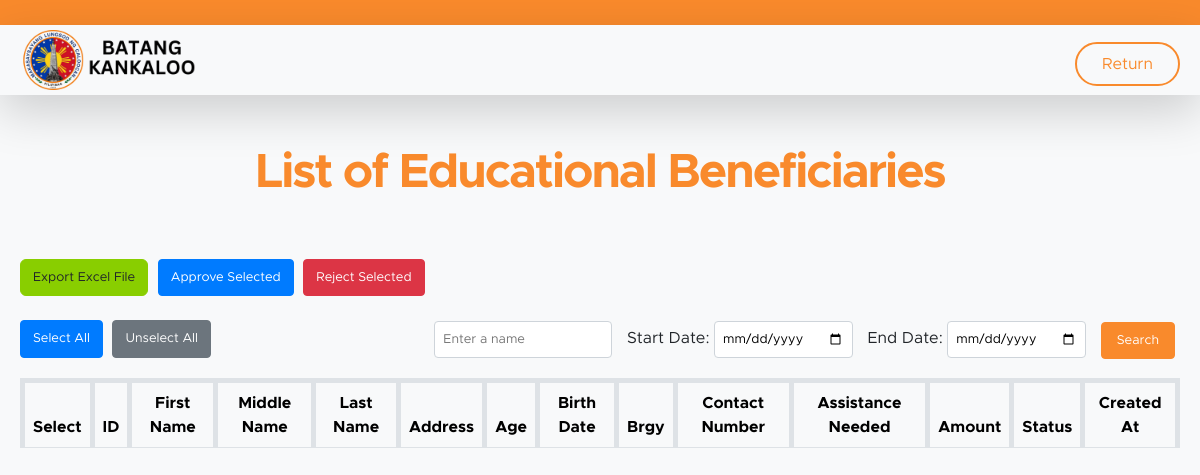
The page /cos/coseducational.php (signed in) on the database as committed earlier.
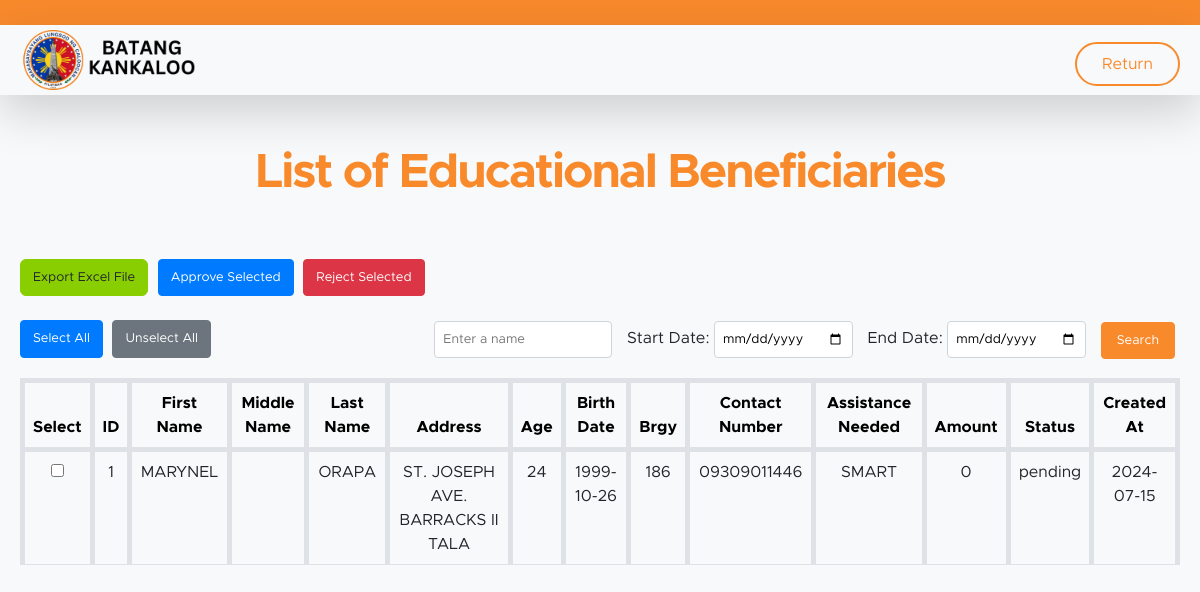
The same page on the database as committed later.
### tables this page shows
CREATE TABLE `educational` (
  `id` int(11) NOT NULL,
  `fname` varchar(100) NOT NULL,
  `mname` varchar(100) NOT NULL,
  `lname` varchar(100) NOT NULL,
  `ename` varchar(10) NOT NULL,
  `fullname` varchar(255) NOT NULL,
  `address` varchar(100) NOT NULL,
  `barangay` varchar(50) NOT NULL,
  `age` int(255) NOT NULL,
  `bday` date NOT NULL,
  `pnumber` varchar(50) NOT NULL,
  `email` varchar(50) NOT NULL,
  `gender` varchar(100) NOT NULL,
  `school` varchar(100) NOT NULL,
  `educational` varchar(50) NOT NULL,
  `estatus` varchar(50) NOT NULL,
  `amount` decimal(65,0) NOT NULL,
  `precinct_num` varchar(50) NOT NULL,
  `datecreated` date NOT NULL
);

### cos/coseducational.php (the view, shortened to what the changed rows need)
<?php
include("../functions.php");
$servername = "localhost";
$username = "root";
$password = "";
$database = "bims_db";
$connection = new mysqli($servername, $username, $password, $database);
if ($_SERVER['REQUEST_METHOD'] == 'POST') {
    $search = isset($_POST['search']) ? $_POST['search'] : '';
    $search = mysqli_real_escape_string($connection, $search);
    $startDate = isset($_POST['start_date']) ? $_POST['start_date'] : '';
    $endDate = isset($_POST['end_date']) ? $_POST['end_date'] : '';
    $dateCondition = "";
    if (!empty($startDate) && !empty($endDate)) {
        $dateCondition = " AND datecreated BETWEEN '$startDate' AND '$endDate'";
    }
    $sql = "SELECT * FROM educational
            WHERE (fname LIKE '%$search%'
            OR mname LIKE '%$search%'
            OR lname LIKE '%$search%')
            $dateCondition";
    $result = $connection->query($sql);
    if (!$result) {
        die("Invalid query: " . $connection->error);
    }
} else {
    $sql = "SELECT * FROM educational";
    $result = $connection->query($sql);
}
?>
<!doctype html>
<html lang="en">
<head>
    <link href="../css/bootstrap.min.css" rel="stylesheet">
    <link href="../css/bootstrap-icons.css" rel="stylesheet">
    <link rel="stylesheet" href="https://cdnjs.cloudflare.com/ajax/libs/font-awesome/6.5.1/css/all.min.css">
    <link href="../css/maincss.css" rel="stylesheet">
    <link href="../css/cos.css" rel="stylesheet">
</head>
<body>
    <section class="section-padding">
        <div class="container">
            <div class="row">
                <div class="col-lg-10 col-12 text-center mx-auto">
                    <h2 class="mb-5"><b>List of Educational Beneficiaries</b></h2>
                </div>
            </div>
        </div>
    </section>
    <div class="container">
        <form action="" method="post">
            <br>
            <table class="table table-hover">
                <thead>
                    <tr>
                        <th>Select</th>
                        <th>ID</th>
                        <th>First Name</th>
                        <th>Middle Name</th>
                        <th>Last Name</th>
                        <th>Address</th>
                        <th>Age</th>
                        <th>Birth Date</th>
                        <th>Brgy</th>
                        <th>Contact Number</th>
                        <th>Assistance Needed</th>
                        <th>Amount</th>
                        <th>Status</th>
                        <th>Created At</th>
                    </tr>
                </thead>
                <tbody>
                    <?php
                    while ($row = $result->fetch_assoc()) {
                        echo "
                        <tr>
                            <td><input type='checkbox' name='selected_ids[]' value='$row[id]'></td>
                            <td>$row[id]</td>
                            <td>$row[fname]</td>
                            <td>$row[mname]</td>
                            <td>$row[lname]</td>
                            <td>$row[address]</td>
                            <td>$row[age]</td>
                            <td>$row[bday]</td>
                            <td>$row[barangay]</td>
                            <td>$row[pnumber]</td>
                            <td>$row[educational]</td>
                            <td>$row[amount]</td>
                            <td>$row[estatus]</td>
                            <td>$row[datecreated]</td>
                        </tr>
                        ";
                    }
                    ?>
                </tbody>
            </table>
        </form>
    </div>
</body>
</html>

Rows that differ between the two databases and show on the page:
added educational: id "1", fname "MARYNEL", lname "ORAPA", address "ST. JOSEPH AVE. BARRACKS II TALA", age "24", bday "1999-10-26", barangay "186", pnumber "09309011446", educational "SMART", amount "0", estatus "pending", datecreated "2024-07-15"
